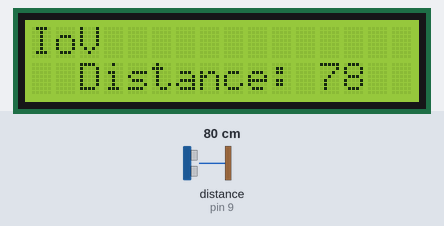
A sketch run on a simulated Arduino Uno, built with avr-gcc and run on an emulated ATmega328P. Parts: 16×2 character LCD. Wiring (inferred from the names in the program): ultrasonic range finder: trigger pin 10; echo pin 9. Inputs (shaded band) come from the test bench; at power-on: distance to the obstacle (sensor on pin 9) 80 cm. The echo pulse lasts 58.3 µs per cm; what the sketch prints to the serial monitor is not drawn.

Above: at 1.2 s.
1.3 s: distance to the obstacle (sensor on pin 9) set to 2 cm
At 2.7 s:
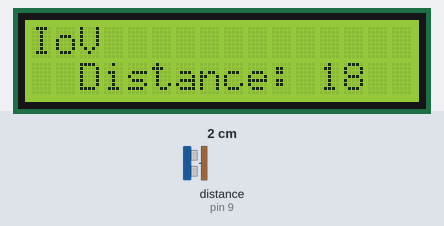
3.0 s: distance to the obstacle (sensor on pin 9) set to 4 cm
At 4.2 s:
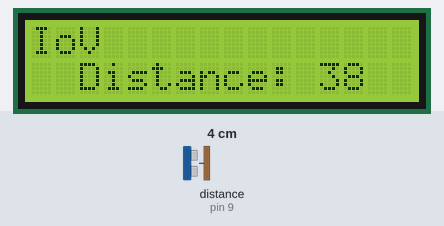
4.5 s: distance to the obstacle (sensor on pin 9) set to 9 cm
At 5.8 s:
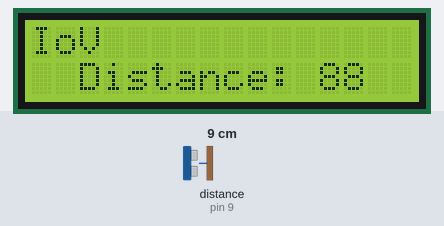
Timing chart, 0 to 7.5 s (numbered marks = the images above; inputs shaded):
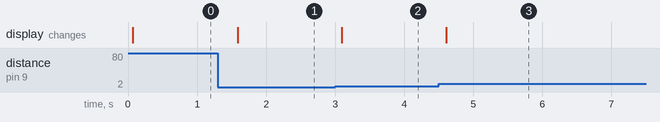

The sketch:

arduino.ino
```cpp
#include<LiquidCrystal.h>


LiquidCrystal lcd(12, 11, 5, 4, 3, 2);  // sets the interfacing pins

const int trigPin = 10;
const int echoPin = 9;
// defines variables
long duration;
int distance;
void setup() {
   lcd.begin(16, 2);  // initializes the 16x2 LCD
pinMode(trigPin, OUTPUT); // Sets the trigPin as an Output
pinMode(echoPin, INPUT); // Sets the echoPin as an Input
Serial.begin(9600); // Starts the serial communication
}
void loop() {
// Clears the trigPin
digitalWrite(trigPin, LOW);
delayMicroseconds(2);
// Sets the trigPin on HIGH state for 10 micro seconds
digitalWrite(trigPin, HIGH);
delayMicroseconds(10);
digitalWrite(trigPin, LOW);
// Reads the echoPin, returns the sound wave travel time in microseconds
duration = pulseIn(echoPin, HIGH);
// Calculating the distance
distance= duration*0.034/2;
// Prints the distance on the Serial Monitor
lcd.setCursor(0,0);           //sets the cursor at row 0 column 0
  lcd.print("IoV"); // prints 16x2 LCD MODULE
  lcd.setCursor(2,1);//sets the cursor at row 1 column 2
  lcd.print("Distance: ");
  lcd.print(distance);
Serial.println(distance);
delay(500);
}
```

Measured:
- after the input at 1.3 s, the display: changes after 0.29 s (image 1)
- after the input at 3.0 s, the display: changes after 0.10 s (image 2)
- after the input at 4.5 s, the display: changes after 0.11 s (image 3)
